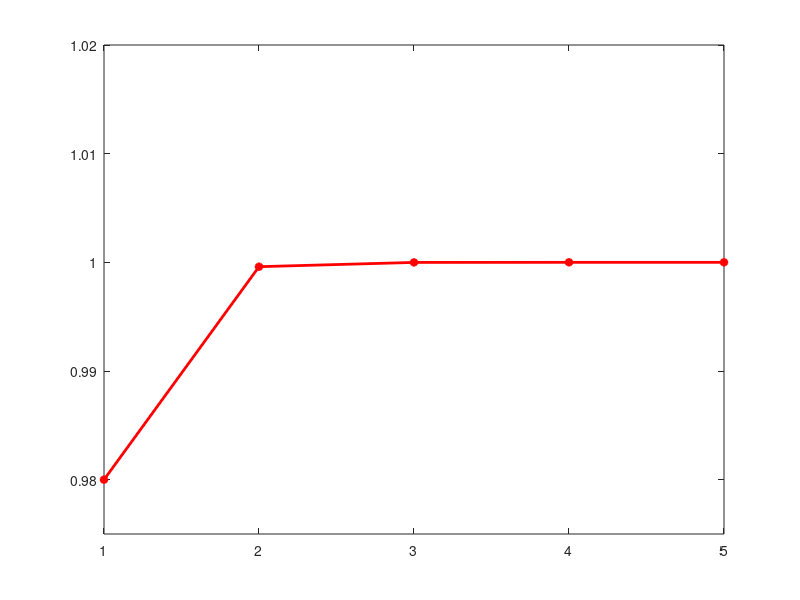

Write the MATLAB code that produced this figure. (Note: this script raises an error after producing the figure.)
clc;
clear;
elements=5;
for j=1:elements
element_unreliability(j)=0.02;
end
system_unreliability=1;
for i=1:elements
    system_unreliability =system_unreliability*element_unreliability(i);
    reliability_plot(i)=1-system_unreliability;
end
reliability=1-system_unreliability;
figure(1)
plot(1:elements,reliability_plot,'-r*','LineWidth',2);
hold on
txt=sprintf('R(1)=%.2f,R(2)=%.2f,R(3)=%.2f,R(4)=%.2f,R(5)=%.2f',reliability_plot(1),reliability_plot(2),reliability_plot(3),reliability_plot(4),reliability_plot(5))
axis([1 5 0.975 1.02])
myplot('Reliability of Parallel Components','Reliability','No. of Components',{txt})




